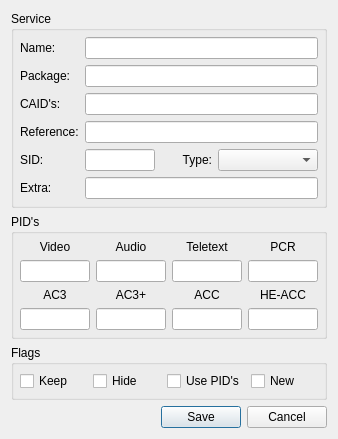
<?xml version="1.0" encoding="UTF-8"?>
<ui version="4.0">
 <class>service_dialog</class>
 <widget class="QDialog" name="service_dialog">
  <property name="geometry">
   <rect>
    <x>0</x>
    <y>0</y>
    <width>340</width>
    <height>510</height>
   </rect>
  </property>
  <property name="windowTitle">
   <string>E2Toolkit [Service]</string>
  </property>
  <property name="modal">
   <bool>true</bool>
  </property>
  <layout class="QGridLayout" name="dialog_layout">
   <property name="sizeConstraint">
    <enum>QLayout::SetFixedSize</enum>
   </property>
   <item row="0" column="0">
    <layout class="QVBoxLayout" name="main_vertical_layout">
     <item>
      <widget class="QGroupBox" name="service_group_box">
       <property name="title">
        <string>Service</string>
       </property>
       <layout class="QFormLayout" name="service_group_box_layout">
        <property name="leftMargin">
         <number>6</number>
        </property>
        <property name="topMargin">
         <number>6</number>
        </property>
        <property name="rightMargin">
         <number>6</number>
        </property>
        <property name="bottomMargin">
         <number>6</number>
        </property>
        <item row="0" column="0">
         <widget class="QLabel" name="name_label">
          <property name="text">
           <string>Name:</string>
          </property>
         </widget>
        </item>
        <item row="1" column="0">
         <widget class="QLabel" name="package_label">
          <property name="text">
           <string>Package:</string>
          </property>
         </widget>
        </item>
        <item row="2" column="0">
         <widget class="QLabel" name="caids_label">
          <property name="text">
           <string>CAID's:</string>
          </property>
         </widget>
        </item>
        <item row="3" column="0">
         <widget class="QLabel" name="ref_label">
          <property name="text">
           <string>Reference:</string>
          </property>
         </widget>
        </item>
        <item row="0" column="1">
         <widget class="QLineEdit" name="name_edit"/>
        </item>
        <item row="1" column="1">
         <widget class="QLineEdit" name="package_edit"/>
        </item>
        <item row="2" column="1">
         <widget class="QLineEdit" name="caids_edit"/>
        </item>
        <item row="3" column="1">
         <widget class="QLineEdit" name="ref_edit"/>
        </item>
        <item row="4" column="1">
         <layout class="QGridLayout" name="sid_type_layout">
          <item row="0" column="2">
           <widget class="QLabel" name="type_label">
            <property name="sizePolicy">
             <sizepolicy hsizetype="Preferred" vsizetype="Preferred">
              <horstretch>0</horstretch>
              <verstretch>0</verstretch>
             </sizepolicy>
            </property>
            <property name="layoutDirection">
             <enum>Qt::RightToLeft</enum>
            </property>
            <property name="text">
             <string>Type:</string>
            </property>
            <property name="alignment">
             <set>Qt::AlignRight|Qt::AlignTrailing|Qt::AlignVCenter</set>
            </property>
           </widget>
          </item>
          <item row="0" column="1">
           <widget class="QLineEdit" name="sid_edit">
            <property name="sizePolicy">
             <sizepolicy hsizetype="Fixed" vsizetype="Fixed">
              <horstretch>0</horstretch>
              <verstretch>0</verstretch>
             </sizepolicy>
            </property>
            <property name="maximumSize">
             <size>
              <width>70</width>
              <height>16777215</height>
             </size>
            </property>
            <property name="text">
             <string/>
            </property>
           </widget>
          </item>
          <item row="0" column="3">
           <widget class="QComboBox" name="type_combo_box">
            <property name="sizePolicy">
             <sizepolicy hsizetype="Preferred" vsizetype="Ignored">
              <horstretch>0</horstretch>
              <verstretch>0</verstretch>
             </sizepolicy>
            </property>
            <property name="minimumSize">
             <size>
              <width>100</width>
              <height>0</height>
             </size>
            </property>
           </widget>
          </item>
         </layout>
        </item>
        <item row="4" column="0">
         <widget class="QLabel" name="sid_label">
          <property name="text">
           <string>SID:</string>
          </property>
         </widget>
        </item>
        <item row="5" column="0">
         <widget class="QLabel" name="extra_label">
          <property name="text">
           <string>Extra:</string>
          </property>
         </widget>
        </item>
        <item row="5" column="1">
         <widget class="QLineEdit" name="extra_edit"/>
        </item>
       </layout>
      </widget>
     </item>
     <item>
      <widget class="QGroupBox" name="pids_group_box">
       <property name="title">
        <string>PID's</string>
       </property>
       <layout class="QGridLayout" name="pids_group_box_layout">
        <property name="leftMargin">
         <number>6</number>
        </property>
        <property name="topMargin">
         <number>6</number>
        </property>
        <property name="rightMargin">
         <number>6</number>
        </property>
        <property name="bottomMargin">
         <number>6</number>
        </property>
        <item row="0" column="0">
         <widget class="QLabel" name="video_label">
          <property name="text">
           <string>Video</string>
          </property>
          <property name="alignment">
           <set>Qt::AlignCenter</set>
          </property>
         </widget>
        </item>
        <item row="3" column="0">
         <widget class="QLabel" name="ac3_label">
          <property name="text">
           <string>AC3</string>
          </property>
          <property name="alignment">
           <set>Qt::AlignCenter</set>
          </property>
         </widget>
        </item>
        <item row="0" column="2">
         <widget class="QLabel" name="teletext_label">
          <property name="text">
           <string>Teletext</string>
          </property>
          <property name="alignment">
           <set>Qt::AlignCenter</set>
          </property>
         </widget>
        </item>
        <item row="2" column="0">
         <widget class="QLineEdit" name="video_pid_edit">
          <property name="sizePolicy">
           <sizepolicy hsizetype="Fixed" vsizetype="Fixed">
            <horstretch>0</horstretch>
            <verstretch>0</verstretch>
           </sizepolicy>
          </property>
          <property name="maximumSize">
           <size>
            <width>70</width>
            <height>16777215</height>
           </size>
          </property>
         </widget>
        </item>
        <item row="2" column="1">
         <widget class="QLineEdit" name="audio_pid_edit">
          <property name="sizePolicy">
           <sizepolicy hsizetype="Fixed" vsizetype="Fixed">
            <horstretch>0</horstretch>
            <verstretch>0</verstretch>
           </sizepolicy>
          </property>
          <property name="maximumSize">
           <size>
            <width>70</width>
            <height>16777215</height>
           </size>
          </property>
         </widget>
        </item>
        <item row="2" column="2">
         <widget class="QLineEdit" name="teletext_pid_edit">
          <property name="sizePolicy">
           <sizepolicy hsizetype="Fixed" vsizetype="Fixed">
            <horstretch>0</horstretch>
            <verstretch>0</verstretch>
           </sizepolicy>
          </property>
          <property name="maximumSize">
           <size>
            <width>70</width>
            <height>16777215</height>
           </size>
          </property>
         </widget>
        </item>
        <item row="0" column="1">
         <widget class="QLabel" name="audio_label">
          <property name="text">
           <string>Audio</string>
          </property>
          <property name="alignment">
           <set>Qt::AlignCenter</set>
          </property>
         </widget>
        </item>
        <item row="0" column="3">
         <widget class="QLabel" name="pcr_label">
          <property name="text">
           <string>PCR</string>
          </property>
          <property name="alignment">
           <set>Qt::AlignCenter</set>
          </property>
         </widget>
        </item>
        <item row="2" column="3">
         <widget class="QLineEdit" name="pcr_pid_edit">
          <property name="sizePolicy">
           <sizepolicy hsizetype="Fixed" vsizetype="Fixed">
            <horstretch>0</horstretch>
            <verstretch>0</verstretch>
           </sizepolicy>
          </property>
          <property name="maximumSize">
           <size>
            <width>70</width>
            <height>16777215</height>
           </size>
          </property>
         </widget>
        </item>
        <item row="3" column="1">
         <widget class="QLabel" name="ac3p_label">
          <property name="text">
           <string>AC3+</string>
          </property>
          <property name="alignment">
           <set>Qt::AlignCenter</set>
          </property>
         </widget>
        </item>
        <item row="3" column="2">
         <widget class="QLabel" name="acc_label">
          <property name="text">
           <string>ACC</string>
          </property>
          <property name="alignment">
           <set>Qt::AlignCenter</set>
          </property>
         </widget>
        </item>
        <item row="3" column="3">
         <widget class="QLabel" name="he_acc_label">
          <property name="text">
           <string>HE-ACC</string>
          </property>
          <property name="alignment">
           <set>Qt::AlignCenter</set>
          </property>
         </widget>
        </item>
        <item row="4" column="0">
         <widget class="QLineEdit" name="ac3_pid_edit">
          <property name="sizePolicy">
           <sizepolicy hsizetype="Fixed" vsizetype="Fixed">
            <horstretch>0</horstretch>
            <verstretch>0</verstretch>
           </sizepolicy>
          </property>
          <property name="maximumSize">
           <size>
            <width>70</width>
            <height>16777215</height>
           </size>
          </property>
         </widget>
        </item>
        <item row="4" column="1">
         <widget class="QLineEdit" name="ac3p_pid_edit">
          <property name="sizePolicy">
           <sizepolicy hsizetype="Fixed" vsizetype="Fixed">
            <horstretch>0</horstretch>
            <verstretch>0</verstretch>
           </sizepolicy>
          </property>
          <property name="maximumSize">
           <size>
            <width>70</width>
            <height>16777215</height>
           </size>
          </property>
         </widget>
        </item>
        <item row="4" column="2">
         <widget class="QLineEdit" name="acc_pid_edit">
          <property name="sizePolicy">
           <sizepolicy hsizetype="Fixed" vsizetype="Fixed">
            <horstretch>0</horstretch>
            <verstretch>0</verstretch>
           </sizepolicy>
          </property>
          <property name="maximumSize">
           <size>
            <width>70</width>
            <height>16777215</height>
           </size>
          </property>
         </widget>
        </item>
        <item row="4" column="3">
         <widget class="QLineEdit" name="he_acc_pid_edit">
          <property name="sizePolicy">
           <sizepolicy hsizetype="Fixed" vsizetype="Fixed">
            <horstretch>0</horstretch>
            <verstretch>0</verstretch>
           </sizepolicy>
          </property>
          <property name="maximumSize">
           <size>
            <width>70</width>
            <height>16777215</height>
           </size>
          </property>
         </widget>
        </item>
       </layout>
      </widget>
     </item>
     <item>
      <widget class="QGroupBox" name="flags_group_box">
       <property name="title">
        <string>Flags</string>
       </property>
       <layout class="QHBoxLayout" name="flags_group_box_layout">
        <property name="leftMargin">
         <number>6</number>
        </property>
        <property name="topMargin">
         <number>6</number>
        </property>
        <property name="rightMargin">
         <number>6</number>
        </property>
        <property name="bottomMargin">
         <number>6</number>
        </property>
        <item>
         <widget class="QCheckBox" name="keep_flag_check_box">
          <property name="text">
           <string>Keep</string>
          </property>
         </widget>
        </item>
        <item>
         <widget class="QCheckBox" name="hide_flag_check_box">
          <property name="text">
           <string>Hide</string>
          </property>
         </widget>
        </item>
        <item>
         <widget class="QCheckBox" name="use_pids_flag_check_box">
          <property name="text">
           <string>Use PID's</string>
          </property>
         </widget>
        </item>
        <item>
         <widget class="QCheckBox" name="new_flag_check_box">
          <property name="text">
           <string>New</string>
          </property>
         </widget>
        </item>
       </layout>
      </widget>
     </item>
    </layout>
   </item>
   <item row="1" column="0">
    <widget class="QDialogButtonBox" name="button_box">
     <property name="orientation">
      <enum>Qt::Horizontal</enum>
     </property>
     <property name="standardButtons">
      <set>QDialogButtonBox::Cancel|QDialogButtonBox::Save</set>
     </property>
    </widget>
   </item>
  </layout>
 </widget>
 <resources/>
 <connections>
  <connection>
   <sender>button_box</sender>
   <signal>accepted()</signal>
   <receiver>service_dialog</receiver>
   <slot>accept()</slot>
   <hints>
    <hint type="sourcelabel">
     <x>248</x>
     <y>254</y>
    </hint>
    <hint type="destinationlabel">
     <x>157</x>
     <y>274</y>
    </hint>
   </hints>
  </connection>
  <connection>
   <sender>button_box</sender>
   <signal>rejected()</signal>
   <receiver>service_dialog</receiver>
   <slot>reject()</slot>
   <hints>
    <hint type="sourcelabel">
     <x>316</x>
     <y>260</y>
    </hint>
    <hint type="destinationlabel">
     <x>286</x>
     <y>274</y>
    </hint>
   </hints>
  </connection>
 </connections>
</ui>
